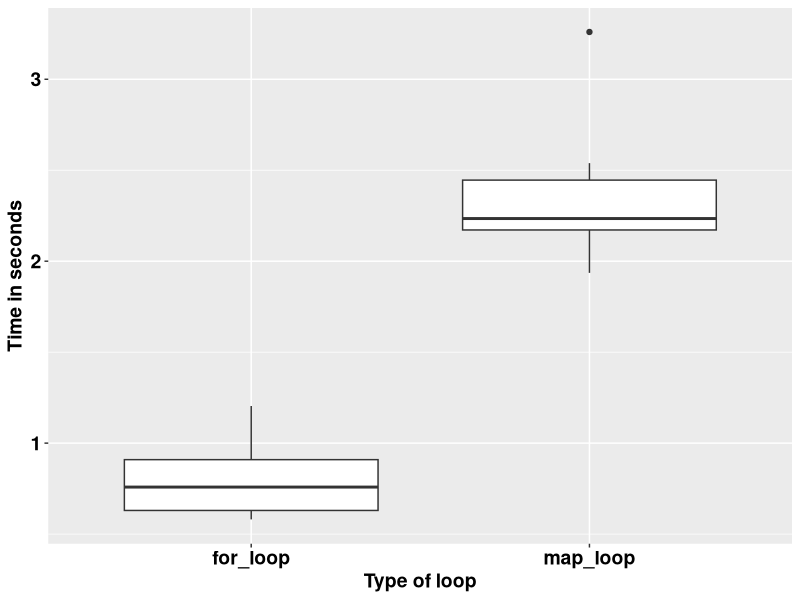

R code for this plot:
## ---- chunk 1
knitr::opts_chunk$set(echo = TRUE)
## ---- chunk 2
square <- function(a) a**2
square(3)
## ---- chunk 3
square <- function(b){ # Create the function name, called squa
  b**2
}
square(3)
## ---- chunk 4
square <- function(c){ 
  product <- c**2
  return(product)
}
square(3)
## ---- chunk 5
square <- function(d){
  product <- d**2
  print(product)
}
square(5)
## ---- chunk 6
square <- function(e){
  product <- e**2
  (product)
}
square(9)
## ---- chunk 7
square <- function(f){
  product <- f**2
  show(product)
}
square(9)
## ---- chunk 8
square_root <- function(b){
  product <- b^0.5
  return(product/2)
}
square_root(9)
## ---- chunk 9
square_root
## ---- chunk 10
square(-10:10)
## ---- chunk 11
square_root(c(-26, 1:15, 158))
## ---- chunk 12
m <- list(12, 18, 345)
square_root(m[[2]])
## ---- chunk 13
rescale <- function(x){
  m <- mean(x)
  s <- sd(x)
  (x - m) / s
}
rescale(c(-52, 58, 46, 99))
## ---- chunk 14
rescale <- function(x, only_translate){
  m <- mean(x)
  translated <- x - m
  if (only_translate) return(translated)
  s <- sd(x)
  translated / s
}

rescale(x = 1:6, only_translate = TRUE)
## ---- chunk 15
rescale <- function(x, only_translate){
  m <- mean(x)
  translated <- x - m
  if (only_translate) return(translated)
  s <- sd(x)
  translated / s
}

rescale(x = 1:4, only_translate = FALSE)
## ---- chunk 16
rescale(only_translate = TRUE, x = 1:4)
## ---- chunk 17
rescale(x = 1:4, TRUE)
rescale(TRUE, x = 1:4)
rescale(1:4, only_translate = T)
rescale(only_translate = T, 1:4)
## ---- chunk 18
rescale(1:4, o = T)
rescale(o = T, 1:4)
## ---- chunk 19
rescale <- function(x, only_translate = FALSE){
  m <- mean(x)
  translated <- x - m
  if(only_translate) return(translated)
  s <- sd(x)
  translated / s
}
## ---- chunk 20
rescale(1:4) # This runs with only_translate being taken as FALSE by default.
## ---- chunk 21
rescale <- function(x, ...){
  m <- mean(x, ...)
  s <- sd(x, ...)
  (x - m) / s
}

rescale(1:4) # 
## ---- chunk 22
x <- c(NA, 1:3)
rescale(x)
## ---- chunk 23
x <- c(NA, 1:3)
rescale(x, na.rm = TRUE)
## ---- chunk 24
some_function <- function(x) x
other_function <- function(x, ...) x
# some_function(1:4, foo = "bar") # This does not run because there was no allowance.
other_function(1:4, foo = "bar")

## ---- chunk 25
f <- function(...) list(...)
g <- function(x, y, ...) f(...)
g(x = 1, y = 2, z = 3, w = 4)
## ---- chunk 26
compare_rasters <- function(x) {
  if (sum(x > 0.5, na.rm = TRUE) > 7) {
    return(1)
  } else {
    return(0)
  }
  
}
## ---- chunk 27
library(tidyverse)
volumes <- rnorm(1000000)

for_loop <- vector()

for (k in 1:20) {
  for_loop[k] <- system.time(for (i in 1:length(volumes)) {
    2.3 * volumes[i] ^ 9
  })
}

map_loop <- vector()
for (j in 1:20) {
  map_loop[j] <- system.time(map_vec(volumes, \(x) 2.3 * x ^ 9))
}
## ---- chunk 28
data.frame(for_loop = for_loop, map_loop = map_loop) %>% 
  gather(key = "key", value = "value") %>% 
  ggplot(aes(key, value)) +
  geom_boxplot() +
  labs(x = "Type of loop",
       y = "Time in seconds") +
  theme(text = element_text(size = 14, face = "bold", colour = "black")) +
  theme(axis.text = element_text(size = 14, face = "bold", colour = "black"))
